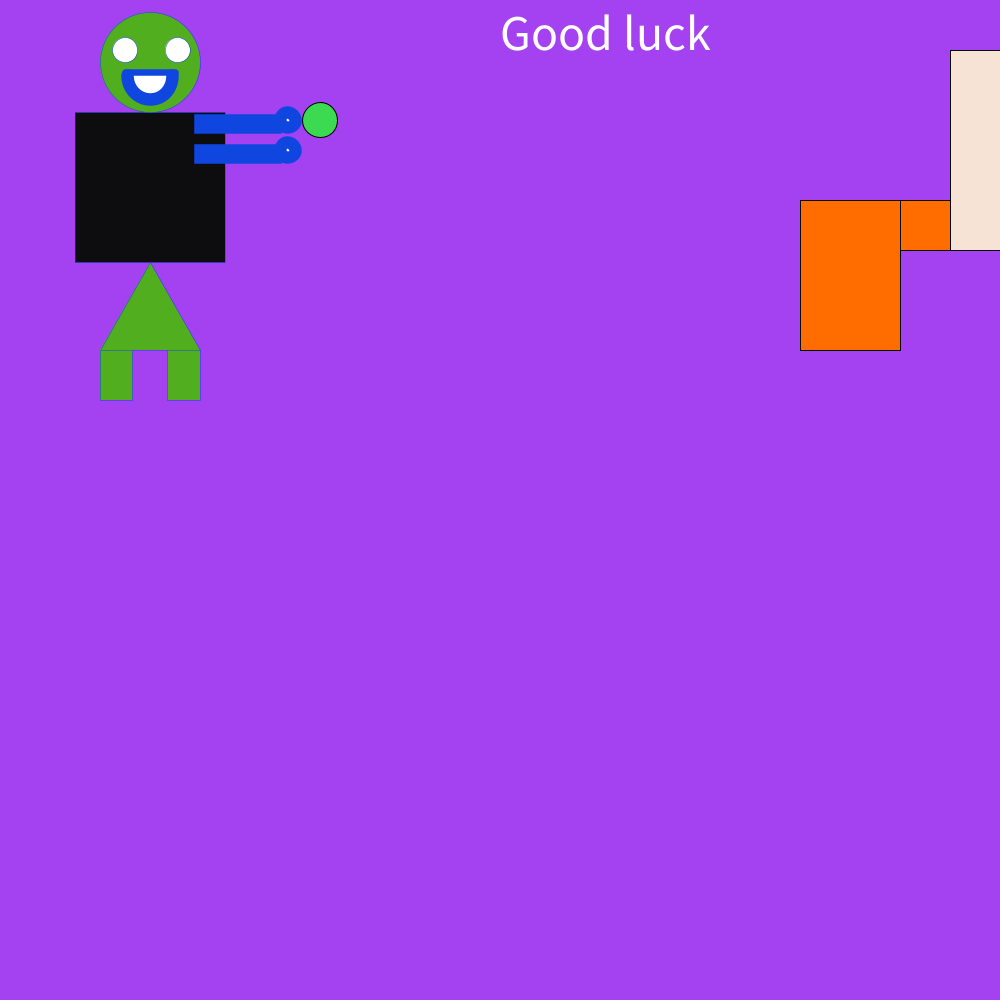
Frame 1 (no input)
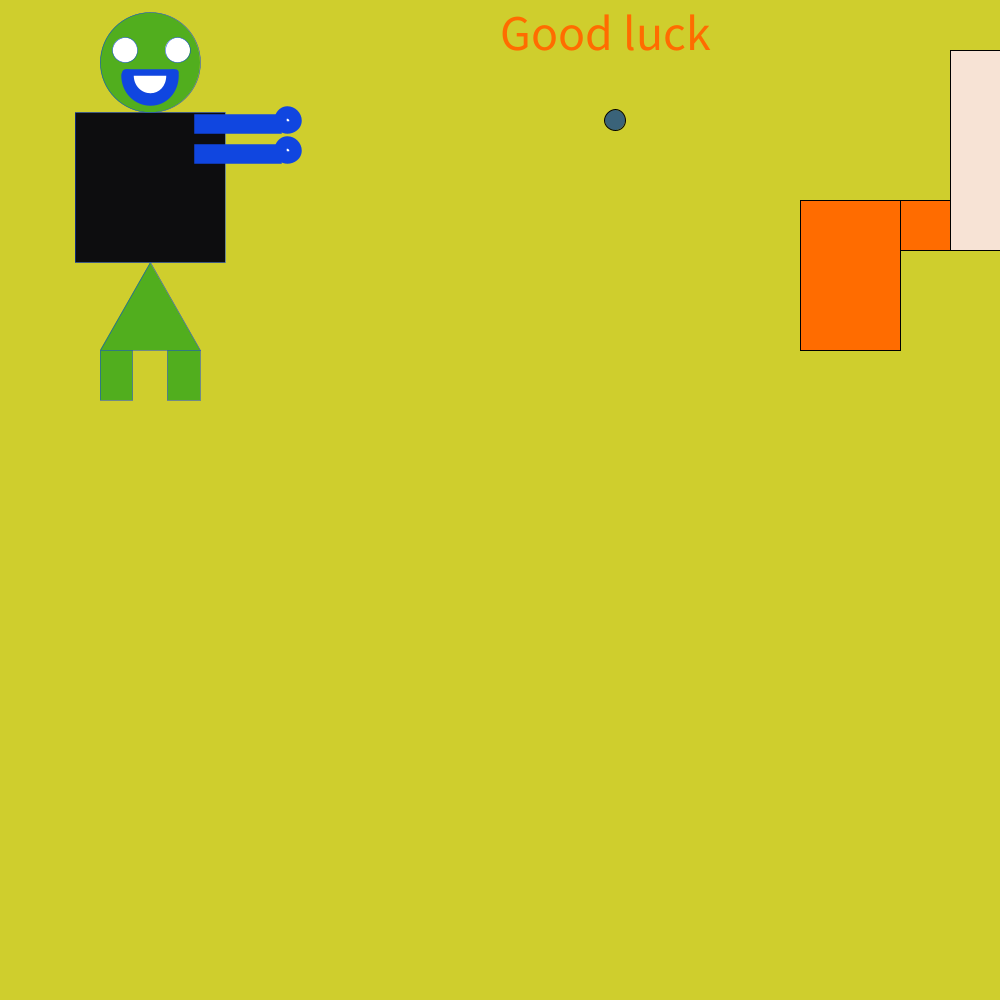
Frame 60 (the mouse pressed at the canvas centre just before this capture)
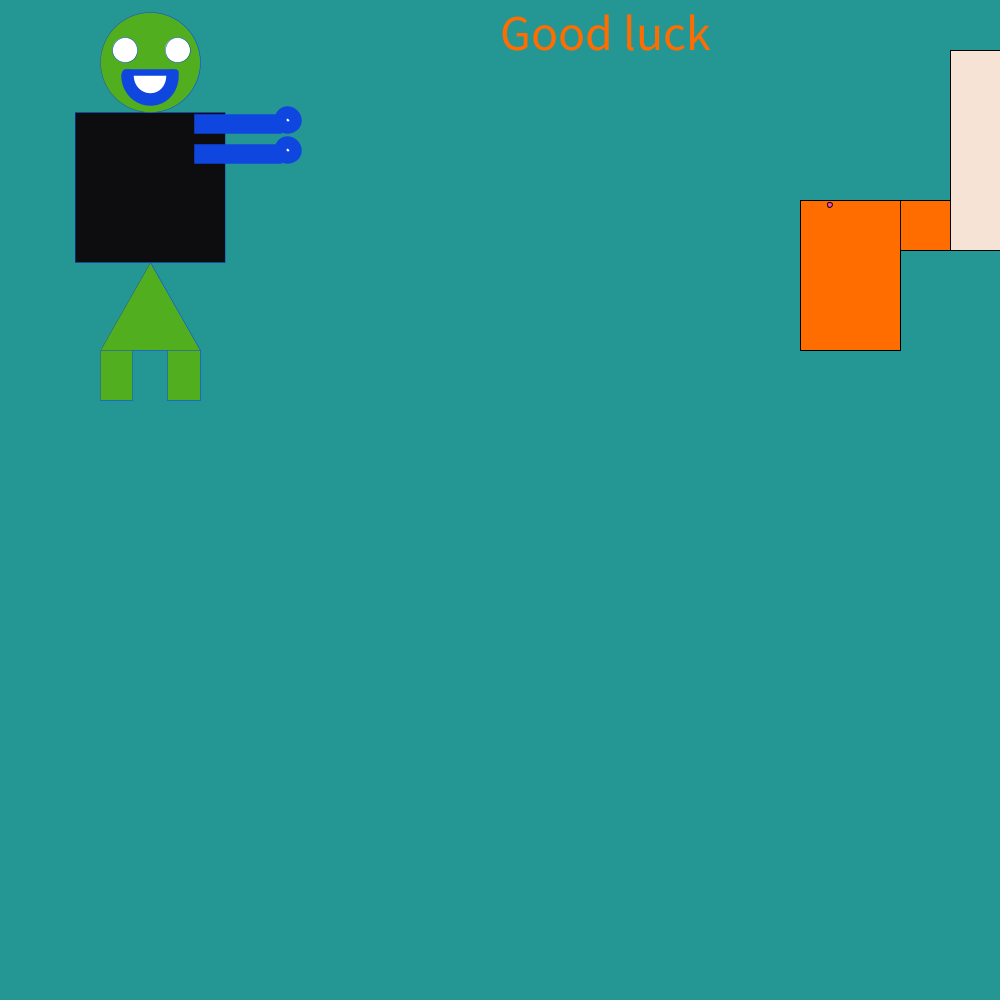
Frame 120 (the mouse held since frame 60 and released just before this capture)

The Processing sketch that drew these frames (run headless with seeded random() and noise(); from frame 60 on, the mouse is pressed at the canvas centre):

// Processing sketch: animation_semester1_project
// ── animation_semester1_project.pde
String c = "Good luck";
int x=320;
int y=120;
float circleSize= 35;

int r;
int g;
int b;

int dx = 5;
int dy= 5;
void setup () {
  size(1000, 1000);
}

void draw() {
  r = (int) random(255);
  g = (int) random(255);
  b = (int) random(255);
  background(r, g, b);
  textSize(50);
  text(c, 500, 50);
  push();
  scale(0.5);
  fill( 13, 13, 15);
  stroke(16, 70, 224);
  rect(150, 225, 300, 300);
  // this is a body
  fill( 81, 174, 30);
  circle(300, 125, 200);
  // this is a head
  triangle(300, 525, 200, 700, 400, 700);
  // this is the lower body
  rect(200, 700, 65, 100);
  rect(335, 700, 65, 100);
  // this is the legs
  fill(255, 255, 255);
  circle(250, 100, 50);
  circle(355, 100, 50);
  // this is the eyes, I used two white cricles for it
  strokeWeight(25);
  rect(400, 240, 150, 15);
  rect(400, 300, 150, 15);
  // these are the left and right arms
  circle(575, 240, 30);
  // this is the left fist of the robot
  circle( 575, 300, 30);
  // this is the right first of the robot
  arc(300, 150, 90, 100, 0, 3.14);
  //this is the bottom lip of the mouth of the robot
  strokeWeight(13);
  line(350, 145, 250, 145);
  // this is the top lip of the mouth of the robot
  pop();
  fill(247, 227, 213);
  rect(950, 50, 50, 200);
  fill(255, 108, 0);
  rect(900, 200, 50, 50);
  fill(255, 108, 0);
  rect(800, 200, 100, 150);
  // these create the basketball hoop
  push();
  r = (int) random(255);
  g = (int) random(255);
  b = (int) random(255);
  fill(r, g, b);
  circle(x, y, circleSize);
  //this is the basketball
  // ball will grow by .05
  circleSize=circleSize+.05;
  // ball will shrink by .4
  circleSize = circleSize-.3;
  pop();

  // if ball is at x=320, y= 120 go right
  if (x==320 && y==120) {
    dx = 5;
    dy = 0;
  }
  // if ball is at x=830, y= 120, go down
  else if (x==830 && y==120) {
    dx= 0;
    dy =-5;
  }
  //if ball is at x=830, y= 800, go down
  else if (x==830 && y==800) {
    dx= -3;
    dy= 4;
  }
  println(x);

  x= x+dx;
  y= y-dy;
}
